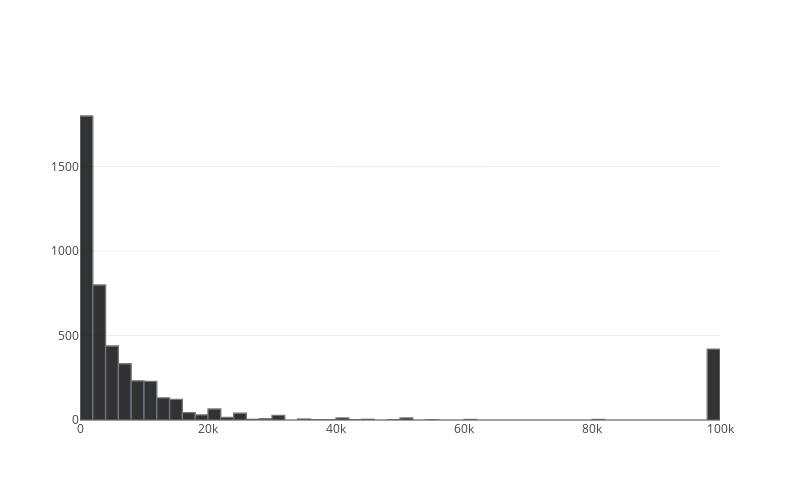

Write notebook code for a chart like this one.
### Code cell
#Histograma de como están distribuidos los ingresos 
layout1 = cf.Layout(
    height=500,
    width=800
)

fin['income'].iplot(kind='histogram', color='black', xTitle = 'Age', yTitle='hola', layout=layout1.to_plotly_json(), world_readable=False)

### Figure 1 — Plotly figure (JSON) as saved in the notebook; plotly's stock layout.template omitted (floating-point values rounded to 4 significant figures; data arrays with more than 128 entries replaced by an {"elided": "..."} marker saying what was removed)
{"data": [{"histfunc": "count", "histnorm": "", "marker": {"color": "rgba(0, 0, 0, 1.0)", "line": {"color": "#4D5663", "width": 1.3}}, "name": "income", "opacity": 0.8, "orientation": "v", "type": "histogram", "uid": "a1a20d8c-8524-11ea-87dc-acbc328ea82f", "x": {"elided": "4781 int values"}}], "layout": {"barmode": "overlay", "height": 500, "width": 800}}
